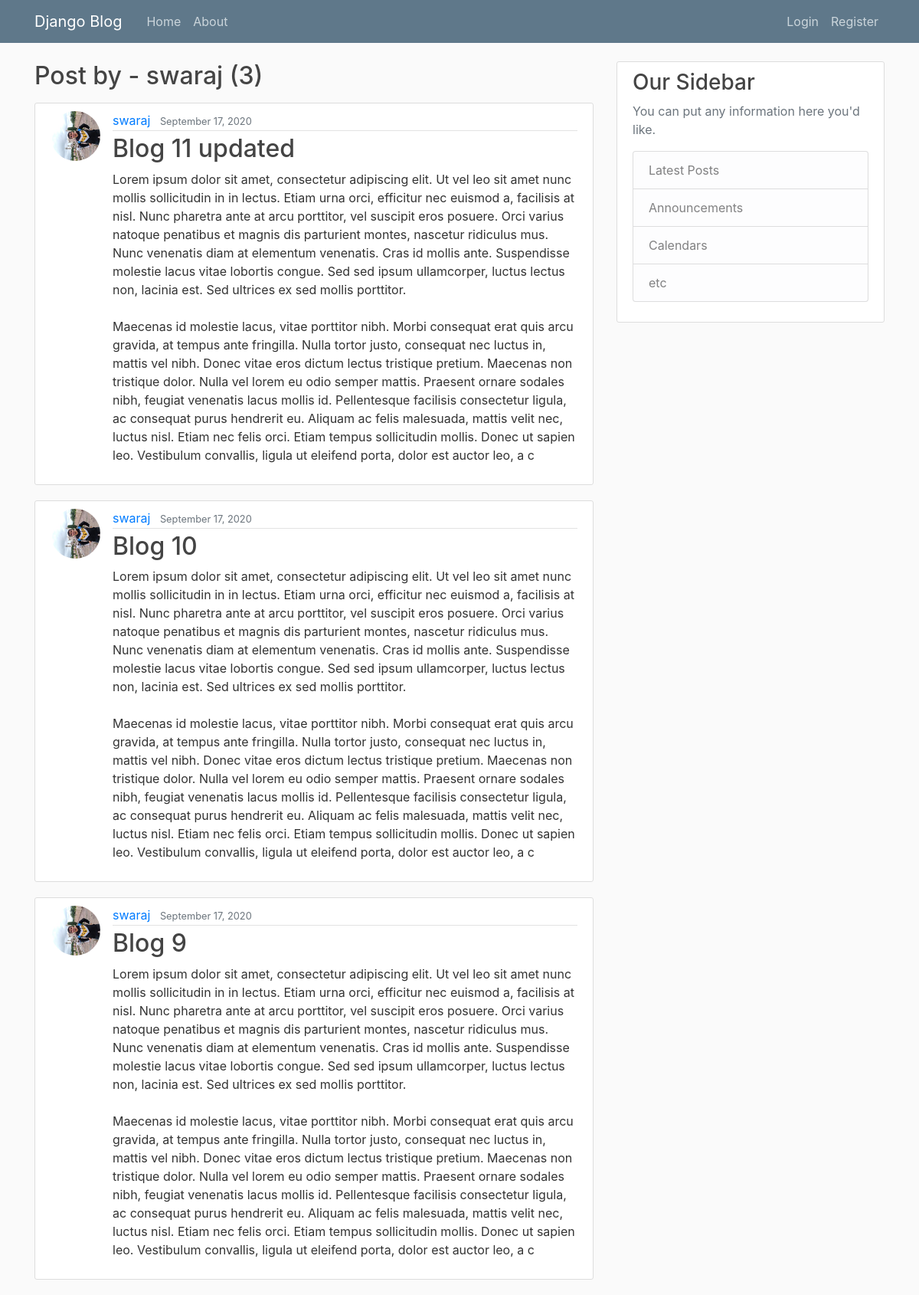
The page /blog/user/swaraj/ on the database its author committed.
### blog/models.py (models this page shows, shortened)
class Post(models.Model):
    title = models.CharField(max_length=20)
    content = models.TextField()
    date_posted = models.DateTimeField(default=timezone.now)
    author = models.ForeignKey(User, on_delete=models.CASCADE)

### users/models.py (models this page shows, shortened)
class Profile(models.Model):
    user = models.OneToOneField(User, on_delete=models.CASCADE)
    image = models.ImageField(default='default.jpg', upload_to='profile_pics')

### blog/views.py (the view)
# urls.py: path('user/<str:username>/', UserPostListView.as_view(), name="user-posts"),
class UserPostListView(ListView):
    model = Post
    template_name = "blog/user_posts.html"
    context_object_name = 'posts'
    paginate_by = 3
    def get_queryset(self):
        user = get_object_or_404(User, username=self.kwargs.get('username'))
        return Post.objects.filter(author=user).order_by('-date_posted')

### blog/templates/blog/user_posts.html (shortened to what this page needs)
{% extends 'blog/base.html' %}
{% block content %}
    <h2 class="mb-3">Post by - {{view.kwargs.username}} ({{ page_obj.paginator.count }}) </h2>
    {% for post in posts %}
        <article class="media content-section">
            <img class="rounded-circle article-img" src="{{post.author.profile.image.url}}" alt="Post Author">
            <div class="media-body">
                <div class="article-metadata">
                    <a class="mr-2" href="{% url 'blog:user-posts' post.author.username %}">{{ post.author }}</a>
                    <small class="text-muted">{{ post.date_posted|date:"F d, Y" }}</small>
                </div>
                <h2><a class="article-title" href="{% url 'blog:post-detail' post.id %}">{{ post.title }}</a></h2>
                <p class="article-content">{{ post.content }}</p>
            </div>
        </article>
    {% endfor %}
{% endblock content %}

### blog/static/blog/main.css (style rules this page uses)
body { background: #fafafa; color: #333333; margin-top: 5rem; }
h1, h2, h3, h4, h5, h6 { color: #444444; }
.content-section { background: #ffffff; padding: 10px 20px; border: 1px solid #dddddd; border-radius: 3px; margin-bottom: 20px; }
.article-title { color: #444444; }
.article-content { white-space: pre-line; }
.article-img { height: 65px; width: 65px; margin-right: 16px; }
.article-metadata { padding-bottom: 1px; margin-bottom: 4px; border-bottom: 1px solid #e3e3e3; }

### rows shown on the page
Post: author.profile.image (picture), author "swaraj", date_posted "September 17, 2020", title "Blog 11 updated", content "Lorem ipsum dolor sit amet, consectetur adipiscing elit. Ut vel leo sit amet nunc mollis sollicitudin in in lectus. Etiam urna orci, efficitur nec euismod a, facilisis at nisl. Nunc pharetra ante at arcu porttitor, vel suscipit eros posuere. Orci varius natoque penatibus et magnis dis parturient montes, nascetur ridiculus mus. Nunc venenatis diam at elementum venenatis. Cras id mollis ante. Suspendisse molestie lacus vitae lobortis congue. Sed sed ipsum ullamcorper, luctus lectus non, lacinia est. Sed ultrices ex sed mollis porttitor. Maecenas id molestie lacus, vitae porttitor nibh. Morbi consequat erat quis arcu gravida, at tempus ante fringilla. Nulla tortor justo, consequat nec luctus…"
Post: author.profile.image (picture), author "swaraj", date_posted "September 17, 2020", title "Blog 10", content "Lorem ipsum dolor sit amet, consectetur adipiscing elit. Ut vel leo sit amet nunc mollis sollicitudin in in lectus. Etiam urna orci, efficitur nec euismod a, facilisis at nisl. Nunc pharetra ante at arcu porttitor, vel suscipit eros posuere. Orci varius natoque penatibus et magnis dis parturient montes, nascetur ridiculus mus. Nunc venenatis diam at elementum venenatis. Cras id mollis ante. Suspendisse molestie lacus vitae lobortis congue. Sed sed ipsum ullamcorper, luctus lectus non, lacinia est. Sed ultrices ex sed mollis porttitor. Maecenas id molestie lacus, vitae porttitor nibh. Morbi consequat erat quis arcu gravida, at tempus ante fringilla. Nulla tortor justo, consequat nec luctus…"
Post: author.profile.image (picture), author "swaraj", date_posted "September 17, 2020", title "Blog 9", content "Lorem ipsum dolor sit amet, consectetur adipiscing elit. Ut vel leo sit amet nunc mollis sollicitudin in in lectus. Etiam urna orci, efficitur nec euismod a, facilisis at nisl. Nunc pharetra ante at arcu porttitor, vel suscipit eros posuere. Orci varius natoque penatibus et magnis dis parturient montes, nascetur ridiculus mus. Nunc venenatis diam at elementum venenatis. Cras id mollis ante. Suspendisse molestie lacus vitae lobortis congue. Sed sed ipsum ullamcorper, luctus lectus non, lacinia est. Sed ultrices ex sed mollis porttitor. Maecenas id molestie lacus, vitae porttitor nibh. Morbi consequat erat quis arcu gravida, at tempus ante fringilla. Nulla tortor justo, consequat nec luctus…"

### other values the page prints
{{ view.kwargs.username }} "swaraj"
{{ page_obj.paginator.count }} "3"
